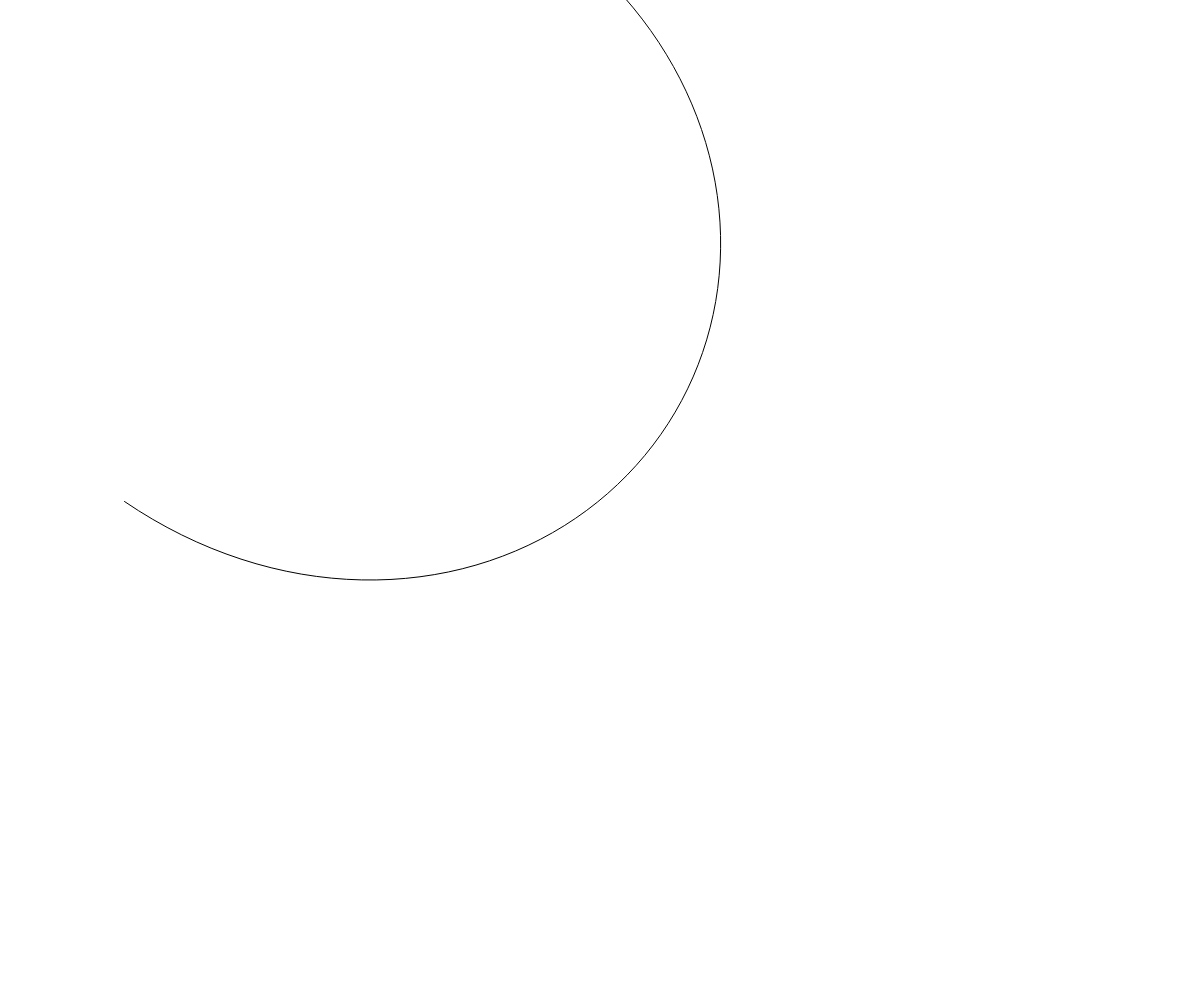
Frame 1 (no input)
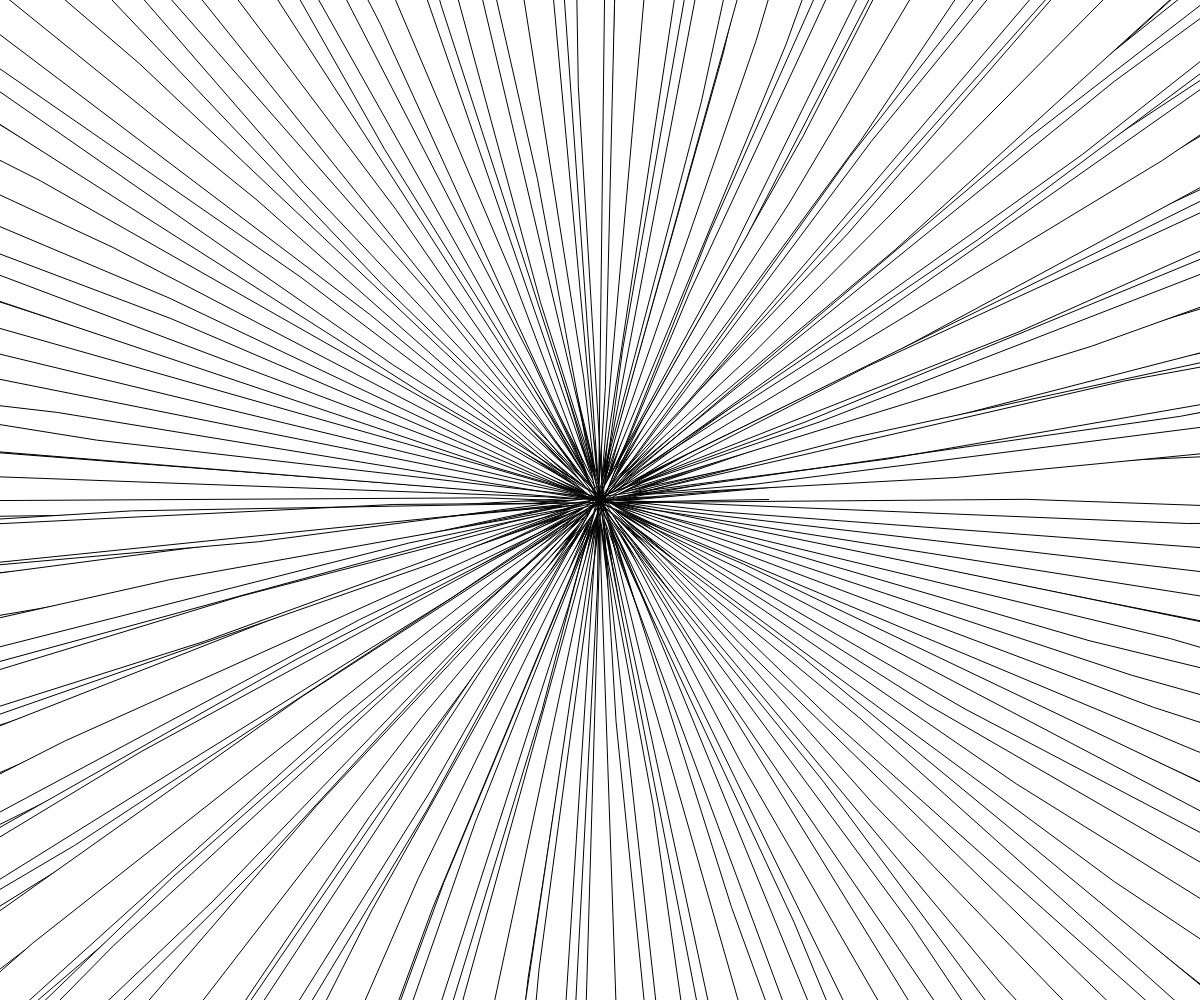
Frame 60 (no input)
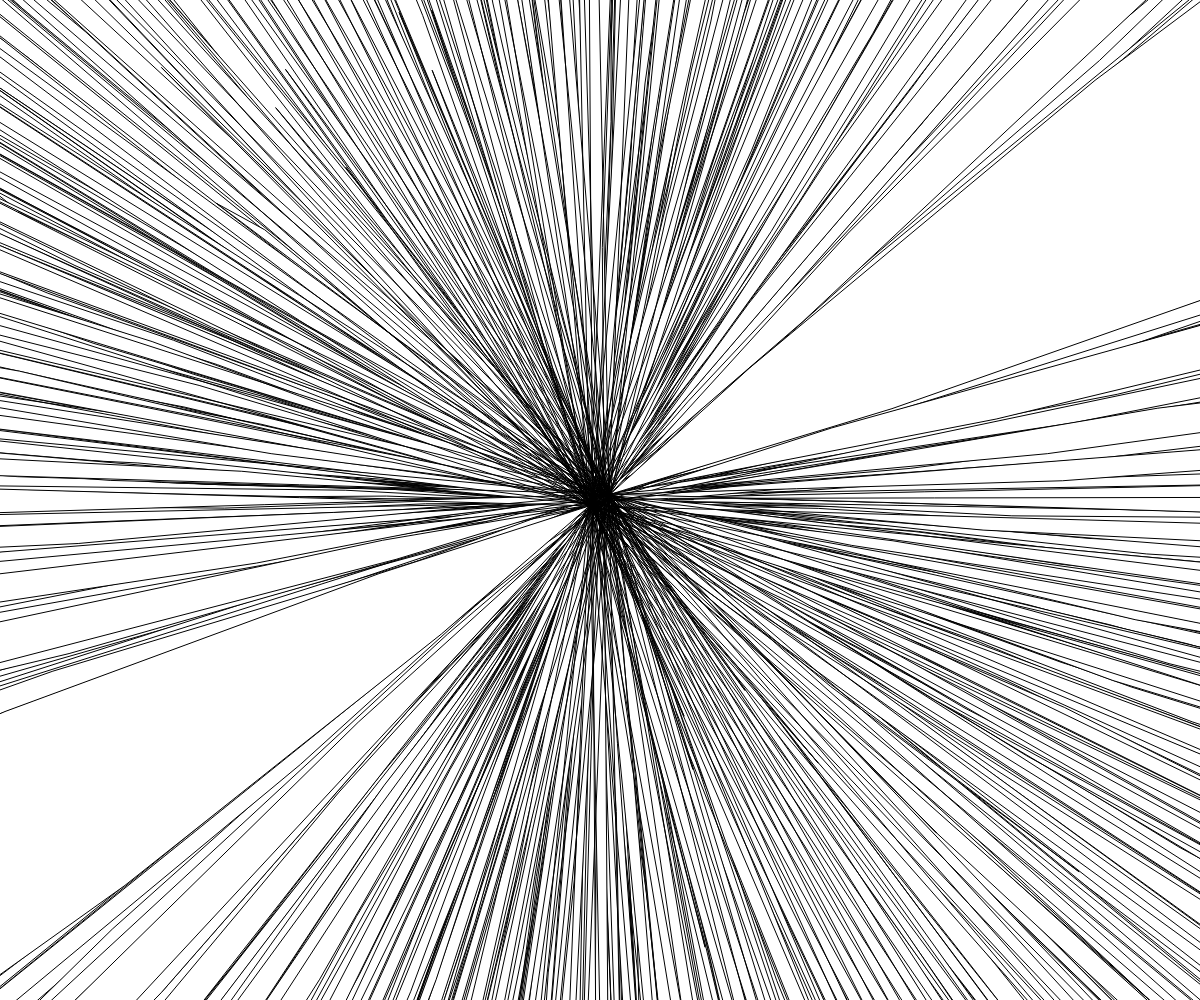
Frame 120 (the mouse pressed at the canvas centre since frame 60)

The p5.js sketch that drew these frames (run headless with seeded random() and noise() and a simulated clock; from frame 60 on, the mouse is pressed at the canvas centre):

// p5.js sketch
// ── sketch.js
 var sup = 0;
 var speed  = 1;


function setup() {
  
createCanvas (windowWidth,windowHeight);
//var spc = random(1,4);
var spc = random(1,100);

}
function draw() {
  var spc = random(1,100);
  //var spc = random(1,100);
//var spc = random(1,100);
  if(spc > 25 ){
    speed = 1;
  }
  
  if(spc < 25 && spc > 75 ){
    speed = 0.01;
  }
  
  if(spc < 75 ){
    speed = 0.001;
  }

console.log(speed);
console.log(spc);
translate(width*0.5, height*0.5);

//ellipse(0,0,width);

frameRate(1800);
beginShape();
for( a = 0 ; a < PI*2; a = a + 0.02){

 sup = sup + speed;
 var r = width * cos(sup*a) ;
 var x = r*cos(a) ;
 var y = r*sin(a);
  vertex(x,y);
  
}
endShape();
}
